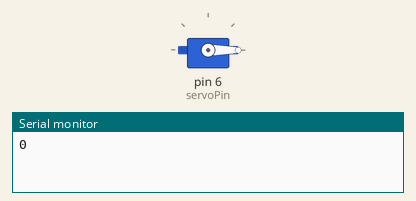
A sketch run on a simulated Arduino Uno, built with avr-gcc and run on an emulated ATmega328P. Shown: servo, the last lines printed to the serial monitor.

Above: at 0.05 s.
At 4.25 s:
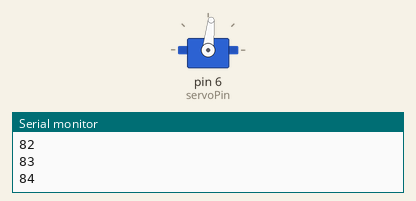
At 8.55 s:
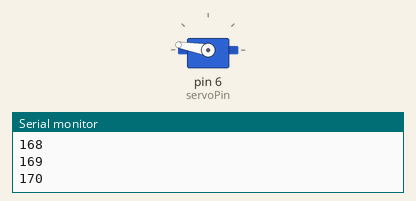
At 17.15 s:
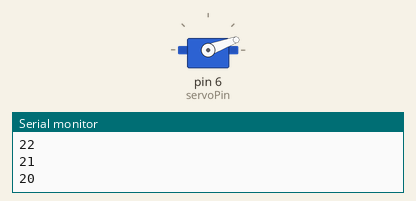
Timing chart, 0 to 23.6 s (numbered marks = the images above):
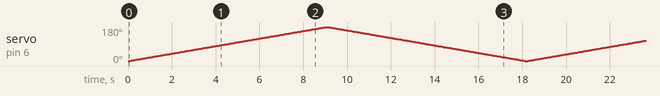

The sketch:

part_a.ino
```cpp
#include <Servo.h>

int servoPin = 6;
Servo servo;

void setup() {
  // put your setup code here, to run once:
  Serial.begin(9600);
  servo.attach(servoPin);
}

void loop() {

  for(int i=0;i<=180;i++){
    servo.write(i);
    Serial.println(i);
    delay(50);
  }
  delay(10);
   for(int i=180;i>=0;i--){
    servo.write(i);
    Serial.println(i);
    delay(50);
  }


}
```
